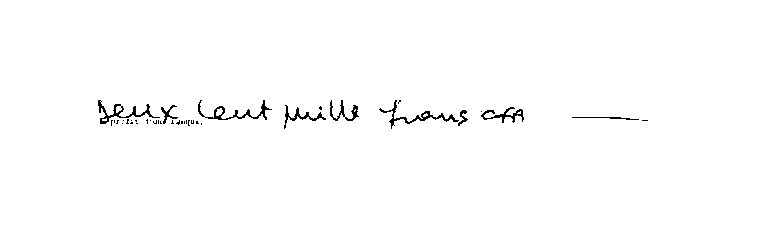
#> input picture img.png, 770 x 229 px
$ python -i wordSeg.py   (imports and definitions only)
#> lines starting #> are read from the running program, lines starting #| are printed output that depends on the picture; after the words box and inside, x2 and y2 are one past the last pixel; in counts of white or black regions, pixels touching at a corner belong together
#> further down, picture is the input picture: shape (229, 770, 3); 98.9% white; black in thin lines or dots, all inside (x1, y1, x2, y2) = (98, 100, 648, 129)
#!/usr/bin/env python
# coding: utf-8

# In[1]:


import numpy as np
import matplotlib.pyplot as plt
import cv2
import math
from collections import OrderedDict

# Dans [redresser] :
# [183 lines left out: functions deskew, unshear, pad_with, preprocess, findCapPoints, not called in this run]

# In[lineSegment]
#*****************************************************************************#
def lineSegment(img):
    gray = cv2.cvtColor(img, cv2.COLOR_BGR2GRAY)
    th, threshed = cv2.threshold(gray, 127, 255, cv2.THRESH_BINARY_INV|cv2.THRESH_OTSU)
#> th = 0

    upper=[]
    lower=[]
    flag=True
    for i in range(threshed.shape[0]): # Vérifier l'intensité de pixels blancs pour chaque ligne de l'image

        col = threshed[i:i+1,:] # on est à la ligne i
        cnt=0                   # variable pour compter les pixels blancs de chaque ligne
        if flag:
            cnt=np.count_nonzero(col == 255)
            if cnt >0:                  # si le nombre de pixel blanc superieur à 0 la ligne set ajouté comme ligne superieur
                upper.append(i)
                flag=False
        else:
            cnt=np.count_nonzero(col == 255)
            if cnt <2:  # sinon si 0<cnt<2 c-a-d cnt==1 elle est superieur et inferieur
                lower.append(i)     # si cnt==0 elle est inferieur (ça doit être des cas rares)
                flag=True
#> after the loop, lower = [129]; upper = [100]
    textLines=[]  # Finalement les lignes avec texte sont celles dont l'intensité est à la fois faible et forte
    if len(upper)!= len(lower):lower.append(threshed.shape[0])
#    #print upper
#    #print lower
    for i in range(len(upper)):
        timg=img[upper[i]:lower[i],0:] # les lignes étant dans l'ordre croissant et comme toutes ligne dont cnt!=0 est forcement upper
                                    # alors on admet que l'indice de la ligne i (upper[i]) est superieur à celui de la ligne i (lower[i])
        if timg.shape[0]>5: # si le nombre de ligne qui les sépare est plus grand que 5 alors l'image ces deux lignes est contient du texte
            #plt.imshow(timg)
            #plt.show()
            timg=cv2.resize(timg,((timg.shape[1]*5,timg.shape[0]*8)))
            textLines.append(timg) # on ajoute donc cette image comme ligne de texte
#> this loop made 1 pass
#> pass 1, in lineSegment, `timg=img[upper[i]:lower[i],0:] # les lignes étant dans l'ordre croissa..`:
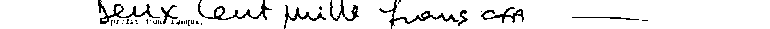
#> timg: shape (29, 770, 3); 91.5% white; black in thin lines or dots, all inside (x1, y1, x2, y2) = (98, 0, 648, 29)
#> pass 1, in lineSegment, `timg=cv2.resize(timg,((timg.shape[1]*5,timg.shape[0]*8)))`:
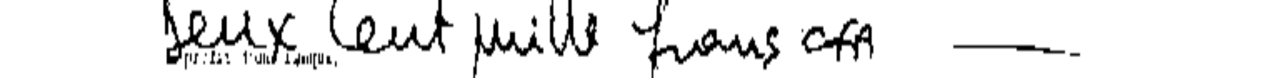
#> timg: shape (232, 3850, 3) (shown at 1/3 size); min 0, max 255, mean 233.3
#> after the loop, textLines = 1 item
    print ('No. of Lines',len(textLines))
#| No. of Lines 1
    return textLines # la derniere ligne sera toujours lower
#*****************************************************************************#

# In[wordSegment]
#*****************************************************************************#
# [44 lines left out: function wordSegment, not called in this run]


# In[ ]:

>>> import cv2
>>> picture = cv2.imread('img.png')
>>> result = lineSegment(picture)
#> result = 1 item
